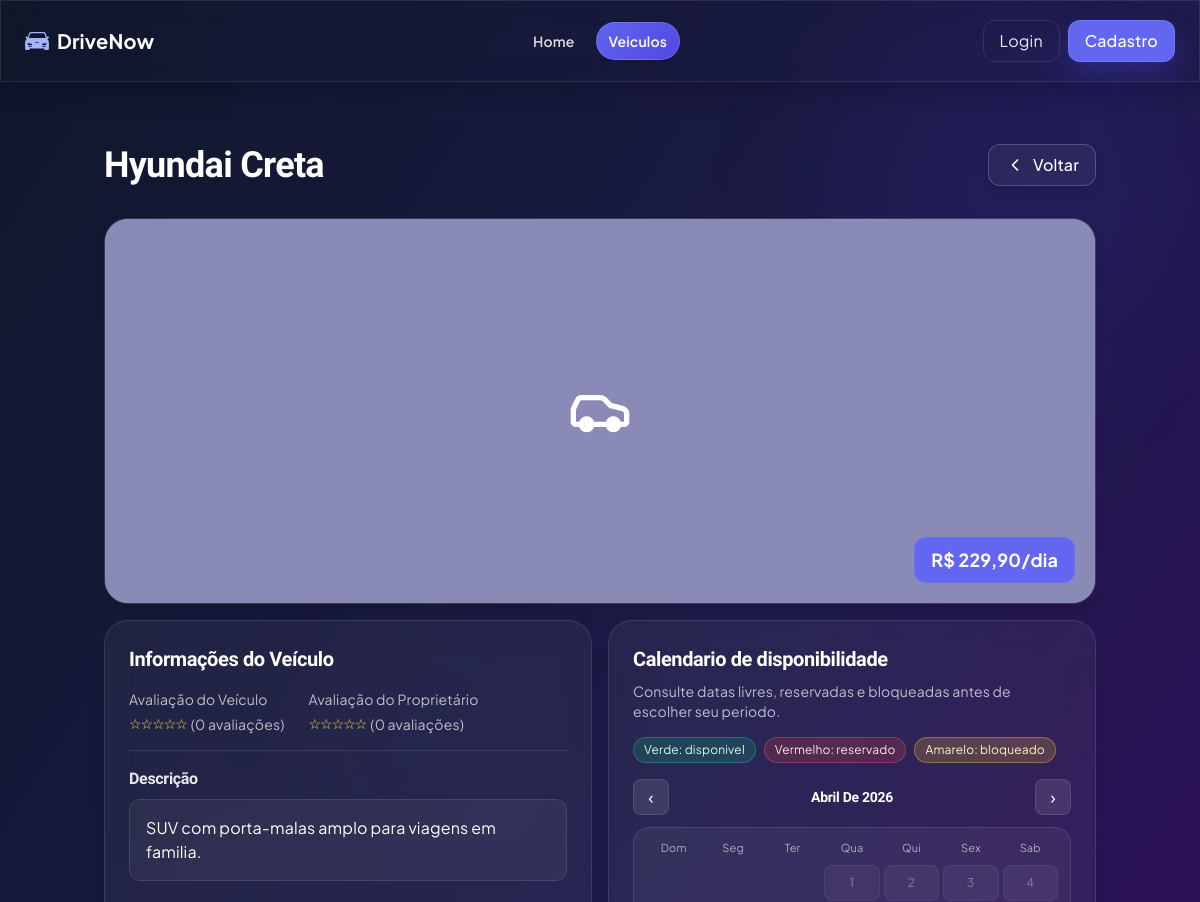
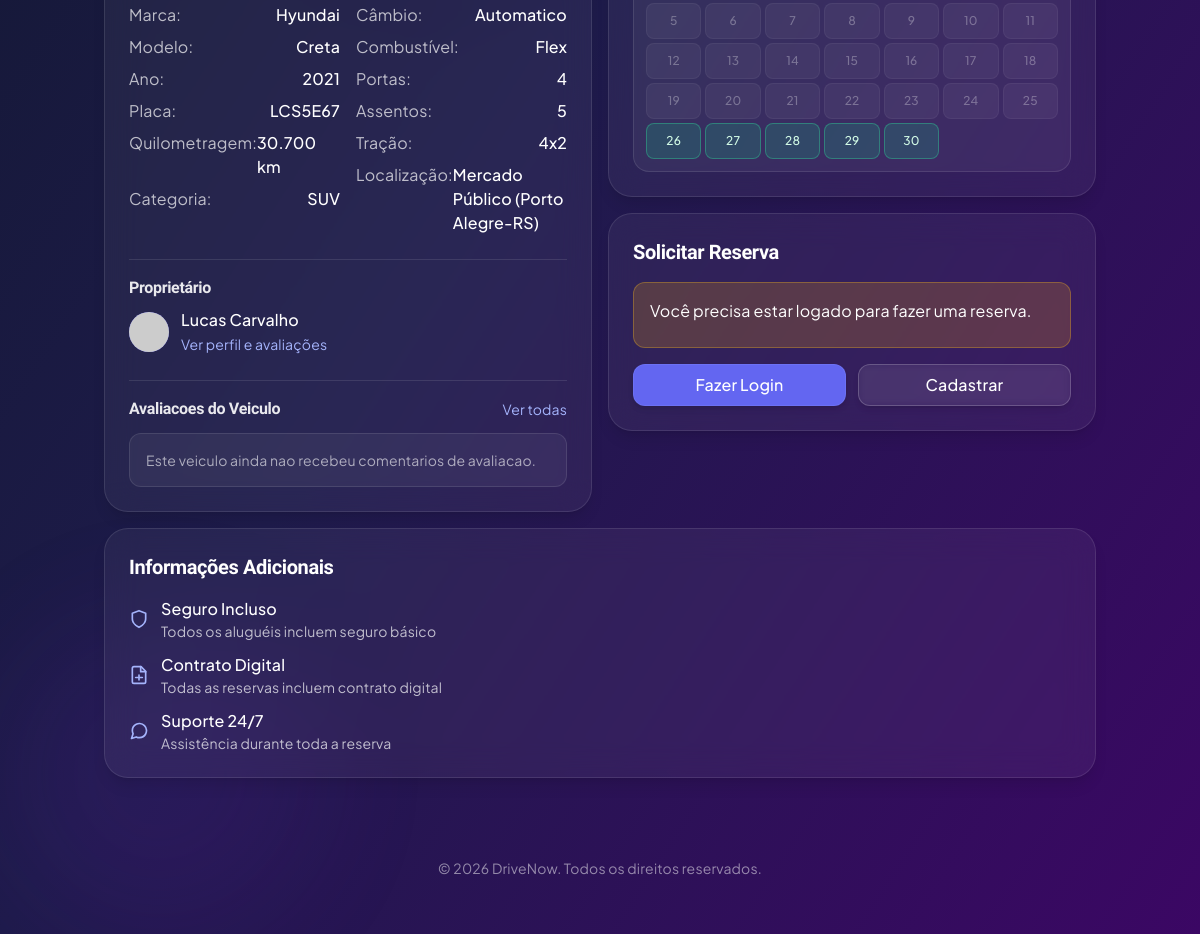
/reserva/detalhes_veiculo.php?id=9, run on the app's committed database (2 pictures, top to bottom).
### tables this page shows
CREATE TABLE `veiculo` (
  `id` int(11) NOT NULL,
  `local_id` int(11) DEFAULT NULL,
  `categoria_veiculo_id` int(11) DEFAULT NULL,
  `dono_id` int(11) DEFAULT NULL,
  `veiculo_marca` varchar(50) DEFAULT NULL,
  `veiculo_modelo` varchar(100) DEFAULT NULL,
  `veiculo_ano` int(11) DEFAULT NULL,
  `veiculo_km` int(11) DEFAULT NULL,
  `veiculo_placa` varchar(50) DEFAULT NULL,
  `veiculo_cambio` varchar(50) DEFAULT NULL,
  `veiculo_combustivel` varchar(50) DEFAULT NULL,
  `veiculo_portas` int(11) DEFAULT NULL,
  `veiculo_acentos` int(11) DEFAULT NULL,
  `veiculo_tracao` varchar(50) DEFAULT NULL,
  `disponivel` tinyint(1) DEFAULT 1 COMMENT '0=Indisponível, 1=Disponível',
  `preco_diaria` decimal(10,2) NOT NULL DEFAULT 150.00,
  `descricao` text DEFAULT NULL,
  `media_avaliacao` decimal(3,1) DEFAULT NULL,
  `total_avaliacoes` int(11) DEFAULT 0
);

CREATE TABLE `conta_usuario` (
  `id` int(11) NOT NULL,
  `is_admin` tinyint(1) NOT NULL DEFAULT 0,
  `ativo` tinyint(1) NOT NULL DEFAULT 1,
  `primeiro_nome` varchar(50) DEFAULT NULL,
  `segundo_nome` varchar(50) DEFAULT NULL,
  `telefone` varchar(20) DEFAULT NULL,
  `e_mail` varchar(100) DEFAULT NULL,
  `senha` varchar(255) DEFAULT NULL,
  `data_de_entrada` date DEFAULT NULL,
  `foto_perfil` varchar(255) DEFAULT NULL,
  `cpf` varchar(14) DEFAULT NULL COMMENT 'CPF do usuário',
  `foto_cnh_frente` varchar(255) DEFAULT NULL COMMENT 'Caminho para foto da CNH (frente)',
  `foto_cnh_verso` varchar(255) DEFAULT NULL COMMENT 'Caminho para foto da CNH (verso)',
  `status_docs` enum('pendente','verificando','aprovado','rejeitado') NOT NULL DEFAULT 'pendente' COMMENT 'Status da verificação dos documentos',
  `data_verificacao` datetime DEFAULT NULL COMMENT 'Data da última verificação',
  `admin_verificacao` int(11) DEFAULT NULL COMMENT 'ID do admin que verificou os documentos',
  `tem_cnh` tinyint(1) NOT NULL DEFAULT 0 COMMENT 'Se o usuário possui CNH',
  `cadastro_completo` tinyint(1) NOT NULL DEFAULT 0 COMMENT 'Se o usuário completou o cadastro com documentos',
  `observacoes_docs` text DEFAULT NULL COMMENT 'Observações da verificação',
  `mensagens_nao_lidas` int(11) NOT NULL DEFAULT 0,
  `media_avaliacao_proprietario` decimal(3,1) DEFAULT NULL,
  `total_avaliacoes_proprietario` int(11) DEFAULT 0,
  `media_avaliacao_locatario` decimal(3,1) DEFAULT NULL,
  `total_avaliacoes_locatario` int(11) DEFAULT 0
);

CREATE TABLE `categoria_veiculo` (
  `id` int(11) NOT NULL,
  `categoria` varchar(100) DEFAULT NULL
);

CREATE TABLE `local` (
  `id` int(11) NOT NULL,
  `cidade_id` int(11) NOT NULL,
  `nome_local` varchar(100) NOT NULL,
  `endereco` varchar(255) DEFAULT NULL,
  `complemento` varchar(100) DEFAULT NULL,
  `cep` varchar(10) DEFAULT NULL
);

CREATE TABLE `cidade` (
  `id` int(11) NOT NULL,
  `estado_id` int(11) NOT NULL,
  `cidade_nome` varchar(100) NOT NULL
);

CREATE TABLE `estado` (
  `id` int(11) NOT NULL,
  `estado_nome` varchar(100) NOT NULL,
  `sigla` char(2) DEFAULT NULL
);

### reserva/detalhes_veiculo.php (the view, shortened to what the rows shown need)
<?php
$veiculoId = filter_input(INPUT_GET, 'id', FILTER_VALIDATE_INT);
global $pdo;
$stmt = $pdo->prepare(
    "SELECT v.*, c.categoria, l.nome_local, cid.cidade_nome, e.sigla,
            CONCAT(u.primeiro_nome, ' ', u.segundo_nome) AS nome_proprietario,
            u.id AS proprietario_id, u.media_avaliacao_proprietario, u.total_avaliacoes_proprietario,
            v.media_avaliacao, v.total_avaliacoes
     FROM veiculo v
     LEFT JOIN categoria_veiculo c ON v.categoria_veiculo_id = c.id
     LEFT JOIN local l ON v.local_id = l.id
     LEFT JOIN cidade cid ON l.cidade_id = cid.id
     LEFT JOIN estado e ON cid.estado_id = e.id
     LEFT JOIN dono d ON v.dono_id = d.id
     LEFT JOIN conta_usuario u ON d.conta_usuario_id = u.id
     WHERE v.id = ?"
);
$stmt->execute([$veiculoId]);
$veiculo = $stmt->fetch();
$stmt = $pdo->prepare("SELECT * FROM imagem WHERE veiculo_id = ? ORDER BY imagem_ordem");
$stmt->execute([$veiculoId]);
$imagens = $stmt->fetchAll();
?>
<!DOCTYPE html>
<html lang="pt-br">
<head>
    <script src="https://cdn.tailwindcss.com"></script>
    <link rel="stylesheet" href="../assets/ui-modern.css">
</head>
<body class="drivenow-modern min-h-screen bg-gradient-to-br from-slate-900 via-indigo-950 to-purple-950 text-white p-4 md:p-8 overflow-x-hidden">
    <main class="container mx-auto px-4 pt-28 pb-8">
        <div class="flex flex-col md:flex-row md:justify-between md:items-center gap-3 mb-8">
            <h1 class="text-3xl md:text-4xl font-bold"><?= htmlspecialchars($veiculo['veiculo_marca']) ?> <?= htmlspecialchars($veiculo['veiculo_modelo']) ?></h1>
            <a href="catalogo.php" class="btn-dn-ghost border border-white/20 text-white hover:bg-white/20 rounded-xl px-4 py-2 font-medium backdrop-blur-sm bg-white/5 hover:bg-white/10 shadow-md hover:shadow-lg flex items-center gap-2">
                <svg xmlns="http://www.w3.org/2000/svg" width="24" height="24" viewBox="0 0 24 24" fill="none" stroke="currentColor" stroke-width="2" stroke-linecap="round" stroke-linejoin="round" class="h-5 w-5">
                    <path d="m15 18-6-6 6-6"/>
                </svg>
                Voltar
            </a>
        </div>
        <div class="space-y-4">
            <div>
                <div class="section-shell market-card backdrop-blur-lg bg-white/5 border subtle-border rounded-3xl overflow-hidden shadow-lg">
                    <div class="market-card-media relative h-72 md:h-96 xl:h-[28rem] w-full bg-gray-200">
                        <?php if (!empty($imagens)): ?>
                            <img src="<?= htmlspecialchars($imagens[0]['imagem_public_url']) ?>" alt="<?= htmlspecialchars($veiculo['veiculo_modelo']) ?>" class="w-full h-full object-contain bg-slate-950" id="main-image">
                        <?php else: ?>
                            <div class="w-full h-full flex items-center justify-center bg-indigo-900/50">
                            </div>
                        <?php endif; ?>
                        <div class="absolute bottom-5 right-5 bg-indigo-500 text-white px-4 py-2 rounded-xl font-bold text-lg border border-indigo-400/30">
                            R$ <?= number_format($veiculo['preco_diaria'], 2, ',', '.') ?>/dia
                        </div>
                    </div>
                </div>
            </div>
            <div class="grid grid-cols-1 lg:grid-cols-2 gap-4 items-stretch">
                <div class="section-shell backdrop-blur-lg bg-white/5 border subtle-border rounded-3xl p-6 shadow-lg h-full">
                    <h2 class="text-xl font-bold mb-4">Informações do Veículo</h2>
                    <div class="flex gap-6 mb-4 pb-4 border-b subtle-border">
                        <div>
                            <div class="flex items-center">
                                <div class="text-yellow-300">
                                    <?php
                                    $mediaVeiculo = $veiculo['media_avaliacao'] ?? 0;
                                    for ($i = 1; $i <= 5; $i++) {
                                        if ($i <= $mediaVeiculo) {
                                            echo '★';
                                        } else if ($i - $mediaVeiculo < 1 && $i - $mediaVeiculo > 0) {
                                            echo '★';
                                        } else {
                                            echo '☆';
                                        }
                                    }
                                    ?>
                                </div>
                                <span class="text-sm text-white/70 ml-1">(<?= $veiculo['total_avaliacoes'] ?? 0 ?> avaliações)</span>
                            </div>
                        </div>
                        <div>
                            <div class="flex items-center">
                                <div class="text-yellow-300">
                                    <?php
                                    $mediaProprietario = $veiculo['media_avaliacao_proprietario'] ?? 0;
                                    for ($i = 1; $i <= 5; $i++) {
                                        if ($i <= $mediaProprietario) {
                                            echo '★';
                                        } else if ($i - $mediaProprietario < 1 && $i - $mediaProprietario > 0) {
                                            echo '★';
                                        } else {
                                            echo '☆';
                                        }
                                    }
                                    ?>
                                </div>
                                <span class="text-sm text-white/70 ml-1">(<?= $veiculo['total_avaliacoes_proprietario'] ?? 0 ?> avaliações)</span>
                            </div>
                        </div>
                    </div>
                    <div class="mb-6">
                        <h3 class="font-semibold text-white/90 mb-2">Descrição</h3>
                        <div class="bg-white/5 rounded-xl p-4 border subtle-border">
                            <?php if (!empty($veiculo['descricao'])): ?>
                                <?= nl2br(htmlspecialchars($veiculo['descricao'])) ?>
                            <?php else: ?>
                                <p class="text-white/50 italic">O proprietário não forneceu uma descrição para este veículo.</p>
                            <?php endif; ?>
                        </div>
                    </div>
                    <div class="grid grid-cols-1 md:grid-cols-2 gap-4">
                        <div class="space-y-2">
                            <div class="flex justify-between">
                                <span class="text-white/70">Marca:</span>
                                <span class="text-white font-medium"><?= htmlspecialchars($veiculo['veiculo_marca']) ?></span>
                            </div>
                            <div class="flex justify-between">
                                <span class="text-white/70">Modelo:</span>
                                <span class="text-white font-medium"><?= htmlspecialchars($veiculo['veiculo_modelo']) ?></span>
                            </div>
                            <div class="flex justify-between">
                                <span class="text-white/70">Ano:</span>
                                <span class="text-white font-medium"><?= htmlspecialchars($veiculo['veiculo_ano']) ?></span>
                            </div>
                            <div class="flex justify-between">
                                <span class="text-white/70">Placa:</span>
                                <span class="text-white font-medium"><?= htmlspecialchars($veiculo['veiculo_placa']) ?></span>
                            </div>
                            <div class="flex justify-between">
                                <span class="text-white/70">Quilometragem:</span>
                                <span class="text-white font-medium"><?= number_format($veiculo['veiculo_km'], 0, ',', '.') ?> km</span>
                            </div>
                            <div class="flex justify-between">
                                <span class="text-white/70">Categoria:</span>
                                <span class="text-white font-medium"><?= htmlspecialchars($veiculo['categoria'] ?? 'Não informada') ?></span>
                            </div>
                        </div>
                        <div class="space-y-2">
                            <div class="flex justify-between">
                                <span class="text-white/70">Câmbio:</span>
                                <span class="text-white font-medium"><?= htmlspecialchars($veiculo['veiculo_cambio']) ?></span>
                            </div>
                            <div class="flex justify-between">
                                <span class="text-white/70">Combustível:</span>
                                <span class="text-white font-medium"><?= htmlspecialchars($veiculo['veiculo_combustivel']) ?></span>
                            </div>
                            <div class="flex justify-between">
                                <span class="text-white/70">Portas:</span>
                                <span class="text-white font-medium"><?= htmlspecialchars($veiculo['veiculo_portas']) ?></span>
                            </div>
                            <div class="flex justify-between">
                                <span class="text-white/70">Assentos:</span>
                                <span class="text-white font-medium"><?= htmlspecialchars($veiculo['veiculo_acentos']) ?></span>
                            </div>
                            <div class="flex justify-between">
                                <span class="text-white/70">Tração:</span>
                                <span class="text-white font-medium"><?= htmlspecialchars($veiculo['veiculo_tracao'] ?? 'Não informada') ?></span>
                            </div>
                            <div class="flex justify-between">
                                <span class="text-white/70">Localização:</span>
                                <span class="text-white font-medium">
                                    <?= htmlspecialchars($veiculo['nome_local'] ?? 'Não informada') ?>
                                    <?php if (isset($veiculo['cidade_nome'])): ?>
                                        (<?= htmlspecialchars($veiculo['cidade_nome']) ?>-<?= htmlspecialchars($veiculo['sigla']) ?>)
                                    <?php endif; ?>
                                </span>
                            </div>
                        </div>
                    </div>
                </div>
            <div class="space-y-4 h-full">
                <div id="calendario" class="section-shell backdrop-blur-lg bg-white/5 border subtle-border rounded-3xl p-6 shadow-lg">
                    <h2 class="text-xl font-bold mb-2">Calendario de disponibilidade</h2>
                </div>
                <div class="section-shell backdrop-blur-lg bg-white/5 border subtle-border rounded-3xl p-6 shadow-lg">
                    <h2 class="text-xl font-bold mb-4">Solicitar Reserva</h2>
                </div>
            </div>
            </div>
            <div class="section-shell backdrop-blur-lg bg-white/5 border subtle-border rounded-3xl p-6 shadow-lg">
                    <h2 class="text-xl font-bold mb-4">Informações Adicionais</h2>
                </div>
        </div>
    </main>
</body>
</html>

### data on the page
veiculo: veiculo_marca "Hyundai", veiculo_modelo "Creta", preco_diaria "229,90", total_avaliacoes "0", conta_usuario.total_avaliacoes_proprietario "0", descricao "SUV com porta-malas amplo para viagens em familia.", veiculo_ano "2021", veiculo_placa "LCS5E67", veiculo_km "30.700", categoria_veiculo.categoria "SUV", veiculo_cambio "Automatico", veiculo_combustivel "Flex", veiculo_portas "4", veiculo_acentos "5", veiculo_tracao "4x2", local.nome_local "Mercado Público", cidade.cidade_nome "Porto Alegre", estado.sigla "RS"

### other printed values
$veiculo['nome_proprietario'] "Lucas Carvalho"
